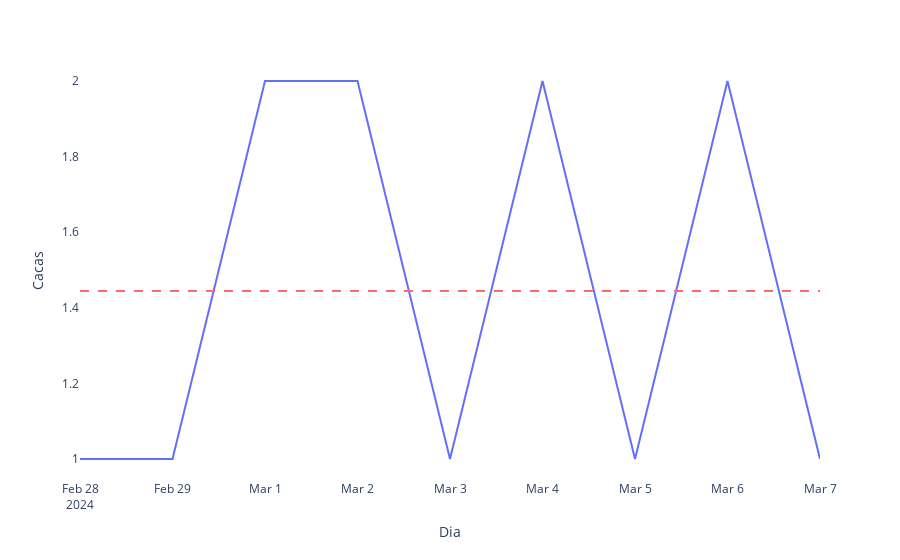

Notebook cell for this chart:
### Code cell
integrante = 'Jimmy'
data = chat_df[chat_df.Integrante == integrante].groupby('Dia').size().reset_index(name='Cacas')
fig = px.line(data, x='Dia', y='Cacas')
fig.add_hline(y=chat_df[chat_df.Integrante == integrante].groupby('Dia').size().mean(), line=dict(color='rgb(255, 105, 105)', width=2, dash='dash'))
fig.update_layout(
    plot_bgcolor='rgba(0,0,0,0)',
    paper_bgcolor='rgba(0,0,0,0)',
)

### Figure 1 — Plotly figure (JSON) as saved in the notebook; plotly's stock layout.template omitted (floating-point values rounded to 4 significant figures)
{"data": [{"hovertemplate": "Dia=%{x}<br>Cacas=%{y}<extra></extra>", "legendgroup": "", "line": {"color": "#636efa", "dash": "solid"}, "marker": {"symbol": "circle"}, "mode": "lines", "name": "", "orientation": "v", "showlegend": false, "type": "scatter", "x": ["2024-02-28T00:00:00", "2024-02-29T00:00:00", "2024-03-01T00:00:00", "2024-03-02T00:00:00", "2024-03-03T00:00:00", "2024-03-04T00:00:00", "2024-03-05T00:00:00", "2024-03-06T00:00:00", "2024-03-07T00:00:00"], "xaxis": "x", "y": [1, 1, 2, 2, 1, 2, 1, 2, 1], "yaxis": "y"}], "layout": {"legend": {"tracegroupgap": 0}, "margin": {"t": 60}, "paper_bgcolor": "rgba(0,0,0,0)", "plot_bgcolor": "rgba(0,0,0,0)", "shapes": [{"line": {"color": "rgb(255, 105, 105)", "dash": "dash", "width": 2}, "type": "line", "x0": 0, "x1": 1, "xref": "x domain", "y0": 1.444, "y1": 1.444, "yref": "y"}], "xaxis": {"anchor": "y", "domain": [0, 1], "title": {"text": "Dia"}}, "yaxis": {"anchor": "x", "domain": [0, 1], "title": {"text": "Cacas"}}}}
